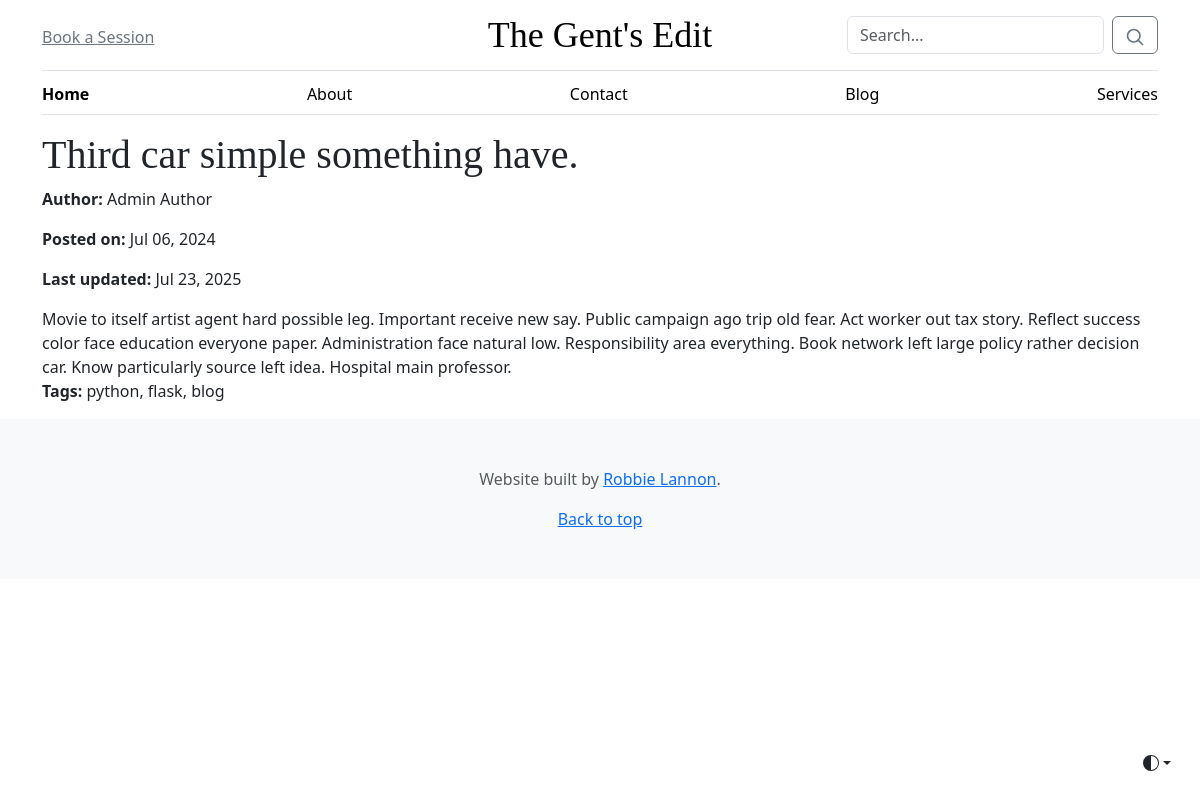
The app's page /article/11 with its own data.
### app/models.py (models this page shows, shortened)
class BlogPost(db.Model):
    id = db.Column(db.Integer, primary_key=True)
    title = db.Column(db.String(200), nullable=False)
    content = db.Column(db.Text, nullable=False)
    author_id = db.Column(db.Integer, db.ForeignKey('author.id'), nullable=False)
    tags = db.Column(db.String(100), nullable=True)
    created_at = db.Column(db.DateTime, default=db.func.current_timestamp())
    updated_at = db.Column(db.DateTime, default=db.func.current_timestamp(), onupdate=db.func.current_timestamp())
    author = db.Relationship('Author', back_populates='blog_posts')
    images = db.relationship('Image', back_populates='blog_post', lazy=True)

class Author(db.Model):
    id = db.Column(db.Integer, db.ForeignKey('user.id'), primary_key=True)
    name = db.Column(db.String(100), nullable=False)
    email = db.Column(db.String(120), unique=True, nullable=False)
    bio = db.Column(db.Text, nullable=True)
    profile_image_url = db.Column(db.String(200), nullable=True)
    user = db.relationship('User', backref='author', uselist=False, lazy=True)
    blog_posts = db.relationship('BlogPost', back_populates='author', lazy='dynamic')

### app/routes.py (the view)
@main.route("/article/<int:post_id>")
def article_detail(post_id):
    post = BlogPost.query.get_or_404(post_id)
    return render_template("article.html", post=post)

### app/templates/article.html (shortened to what this page needs)
{% extends "layout.html" %}
{% block main %}
<h1>{{post.title}}</h1>
{% if post.author %}
    <p><strong>Author:</strong> {{post.author.name}}</p>
{% endif %}
{% if post.created_at %}
    <p><strong>Posted on:</strong> {{post.created_at.strftime('%b %d, %Y')}}</p>
{% endif %}
{% if post.updated_at %}
    <p><strong>Last updated:</strong> {{post.updated_at.strftime('%b %d, %Y')}}</p>
{% endif %}
{{post.content | replace('\n', '<br>') | safe}}
{% if post.tags %}
    <p><strong>Tags:</strong> {% for tag in post.tags.split(',') %}
        {{ tag }}{% if not loop.last %}, {% endif %}
    {% endfor %}</p>
{% endif %}
{% endblock %}

### app/static/style.css (style rules this page uses)
h1, h2, h3, h4, h5, h6 { font-family: "Playfair Display", Georgia, "Times New Roman", serif; }

### records on screen
BlogPost: title "Third car simple something have.", created_at "Jul 06, 2024", updated_at "Jul 23, 2025", content "Movie to itself artist agent hard possible leg. Important receive new say. Public campaign ago trip old fear. Act worker out tax story. Reflect success color face education everyone paper. Administration face natural low. Responsibility area everything. Book network left large policy rather decision car. Know particularly source left idea. Hospital main professor."
Author: author.name "Admin Author"

### other values on screen
{{ tag }} "python" "flask" "blog"
